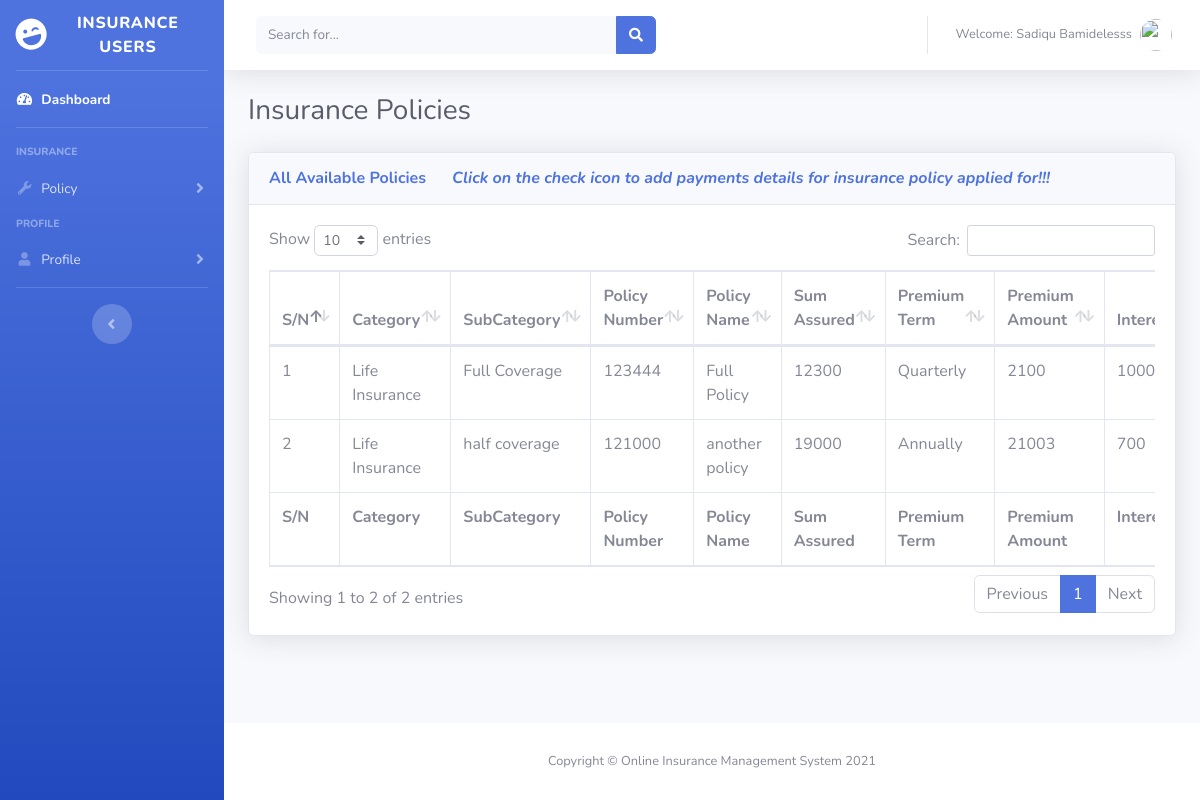
The app's page /users/viewAppliedPolicy.php (signed in) with its own data.
### tables this page shows
CREATE TABLE `tblusers` (
  `Id` int(10) NOT NULL,
  `firstName` varchar(255) NOT NULL,
  `lastName` varchar(255) NOT NULL,
  `otherName` varchar(255) NOT NULL,
  `emailAddress` varchar(255) NOT NULL,
  `password` varchar(255) NOT NULL,
  `dob` varchar(50) NOT NULL,
  `gender` varchar(10) NOT NULL,
  `phone` varchar(20) NOT NULL,
  `address` varchar(255) NOT NULL,
  `state` varchar(255) NOT NULL,
  `dateCreated` varchar(50) NOT NULL
);

CREATE TABLE `tblpolicyreg` (
  `Id` int(10) NOT NULL,
  `policyId` varchar(50) NOT NULL,
  `userId` varchar(50) NOT NULL,
  `isApproved` varchar(50) NOT NULL,
  `isCompleted` varchar(50) NOT NULL,
  `isPaid` varchar(20) NOT NULL,
  `dateCreated` varchar(50) NOT NULL,
  `dateApproved` varchar(50) NOT NULL
);

CREATE TABLE `tblcategory` (
  `Id` int(10) NOT NULL,
  `categoryName` varchar(255) NOT NULL,
  `description` varchar(255) NOT NULL,
  `dateCreated` varchar(50) NOT NULL
);

CREATE TABLE `tblsubcategory` (
  `Id` int(10) NOT NULL,
  `categoryId` varchar(10) NOT NULL,
  `subCategoryName` varchar(255) NOT NULL,
  `description` varchar(255) NOT NULL,
  `dateCreated` varchar(50) NOT NULL
);

CREATE TABLE `tblpolicy` (
  `Id` int(10) NOT NULL,
  `categoryId` varchar(10) NOT NULL,
  `subCategoryId` varchar(10) NOT NULL,
  `policyNumber` varchar(255) NOT NULL,
  `policyName` varchar(255) NOT NULL,
  `sumAssured` varchar(50) NOT NULL,
  `premiumTermId` varchar(50) NOT NULL,
  `premiumAmount` varchar(50) NOT NULL,
  `interest` varchar(50) NOT NULL,
  `description` varchar(255) NOT NULL,
  `dateCreated` varchar(50) NOT NULL
);

CREATE TABLE `tblpremiumterm` (
  `Id` int(10) NOT NULL,
  `premiumTermName` varchar(50) NOT NULL
);

### includes/session.php (called while the page is built, shortened)
<?php
include('dbconnection.php');
if (isset($_SESSION['adminId']) )
{
    $adminId = $_SESSION['adminId'];
    $query = mysqli_query($con,"select * from tbladmin where Id='$adminId'");
    $count = mysqli_num_rows($query);
    $rows = mysqli_fetch_array($query);
    $firstName = $rows['firstName'];
    $lastName = $rows['lastName'];
}
else if (isset($_SESSION['userId']) )
{
    $userId = $_SESSION['userId'];
    $query = mysqli_query($con,"select * from tblusers where Id='$userId'");
    $rows = mysqli_fetch_array($query);
    $firstName = $rows['firstName'];
    $lastName = $rows['lastName'];
}
else{
  echo "<script type = \"text/javascript\">
  window.location = (\"index.php\");
  </script>";
}
?>

### users/viewAppliedPolicy.php (the view, shortened to what this page needs)
<?php include_once('../includes/dbconnection.php');?>
<?php include_once('../includes/session.php');?>
<!DOCTYPE html>
<html lang="en">
<?php include_once('./includes/header.php');?>
<body id="page-top">
  <div id="wrapper">
    <?php include_once('./includes/sidebar.php');?>
    <div id="content-wrapper" class="d-flex flex-column">
      <div id="content">
        <?php include_once('./includes/topNavBar.php');?>
        <div class="container-fluid">
          <h1 class="h3 mb-4 text-gray-800">Insurance Policies</h1>
          <div class="row">
    <div class="col-lg-12">
        <div class="card shadow mb-4">
        <div class="card-header py-3">
            <h6 class="m-0 font-weight-bold text-primary">All Available Policies &nbsp;&nbsp;&nbsp;&nbsp;&nbsp;<i>Click on the check icon to add payments details for insurance policy applied for!!!</i></h6></h6>
        </div>
        <div class="card-body">
        <div class="table-responsive">
        <table class="table table-bordered" id="dataTable" width="100%" cellspacing="0">
            <thead>
            <tr>
                <th>S/N</th>
                <th>Category</th>
                <th>SubCategory</th>
                <th>Policy Number</th>
                <th>Policy Name</th>
                <th>Sum Assured</th>
                <th>Premium Term</th>
                <th>Premium Amount</th>
                <th>Interest</th>
            </tr>
            </thead>
            <tfoot>
            <tr>
                <th>S/N</th>
                <th>Category</th>
                <th>SubCategory</th>
                <th>Policy Number</th>
                <th>Policy Name</th>
                <th>Sum Assured</th>
                <th>Premium Term</th>
                <th>Premium Amount</th>
                <th>Interest</th>
            </tr>
            </tfoot>
            <tbody>
            <?php
        $ret=mysqli_query($con,"SELECT  tblpolicyreg.Id AS policyRegId,tblpolicy.Id AS policyId, tblcategory.categoryName,tblsubcategory.subCategoryName,tblpolicy.policyName,tblpolicy.sumAssured,
        tblpolicy.policyNumber,tblpremiumterm.premiumTermName,tblpolicy.premiumAmount,tblpolicy.interest,tblpolicy.description,
        tblpolicy.categoryId,tblpolicy.subCategoryId,tblpolicy.premiumTermId,tblpolicyreg.isApproved,tblpolicyreg.isPaid,tblpolicyreg.isCompleted,
        tblpolicyreg.dateCreated AS dateApplied
         from tblpolicyreg
         INNER JOIN tblpolicy ON tblpolicy.Id = tblpolicyreg.policyId
         INNER JOIN tblcategory ON tblcategory.Id = tblpolicy.categoryId
         INNER JOIN tblsubcategory ON tblsubcategory.Id = tblpolicy.subCategoryId
         INNER JOIN tblpremiumterm ON tblpremiumterm.Id = tblpolicy.premiumTermId
         where tblpolicyreg.userId='$userId'");
        $cnt=1;
        while ($row=mysqli_fetch_array($ret)) {
                    ?>
        <tr>
        <td><?php echo $cnt;?></td>
        <td><?php  echo $row['categoryName'];?></td>
        <td><?php  echo $row['subCategoryName'];?></td>
        <td><?php  echo $row['policyNumber'];?></td>
        <td><?php  echo $row['policyName'];?></td>
        <td><?php  echo $row['sumAssured'];?></td>
        <td><?php  echo $row['premiumTermName'];?></td>
        <td><?php  echo $row['premiumAmount'];?></td>
        <td><?php  echo $row['interest'];?></td>
        </tr>
        <?php
        $cnt=$cnt+1;
        }?>
            </tbody>
        </table>
        </div>
        </div>
        </div>
        </div>
          </div>
        </div>
      </div>
      <?php include_once('./includes/footer.php');?>
</body>
</html>

### users/includes/topNavBar.php (shortened to what this page needs)
<nav class="navbar navbar-expand navbar-light bg-white topbar mb-4 static-top shadow">
          <form class="d-none d-sm-inline-block form-inline mr-auto ml-md-3 my-2 my-md-0 mw-100 navbar-search">
            <div class="input-group">
              <input type="text" class="form-control bg-light border-0 small" placeholder="Search for..." aria-label="Search" aria-describedby="basic-addon2">
              <div class="input-group-append">
                <button class="btn btn-primary" type="button">
                  <i class="fas fa-search fa-sm"></i>
                </button>
              </div>
            </div>
          </form>
          <ul class="navbar-nav ml-auto">
            <li class="nav-item dropdown no-arrow">
              <a class="nav-link dropdown-toggle" href="#" id="userDropdown" role="button" data-toggle="dropdown" aria-haspopup="true" aria-expanded="false">
                <span class="mr-2 d-none d-lg-inline text-gray-600 small">Welcome: <?php echo $firstName." ".$lastName;?></span>
                <img class="img-profile rounded-circle" src="../img/admin2.jpg">
              </a>
            </li>
          </ul>
        </nav>

### records on screen
tblusers: firstName "Sadiqu", lastName "Bamidelesss"
tblpolicyreg: tblcategory.categoryName "Life Insurance", tblsubcategory.subCategoryName "Full Coverage", policyId.policyNumber "123444", policyId.policyName "Full Policy", policyId.sumAssured "12300", tblpremiumterm.premiumTermName "Quarterly", policyId.premiumAmount "2100", policyId.interest "1000"
tblpolicyreg: tblcategory.categoryName "Life Insurance", tblsubcategory.subCategoryName "half coverage", policyId.policyNumber "121000", policyId.policyName "another policy", policyId.sumAssured "19000", tblpremiumterm.premiumTermName "Annually", policyId.premiumAmount "21003", policyId.interest "700"
